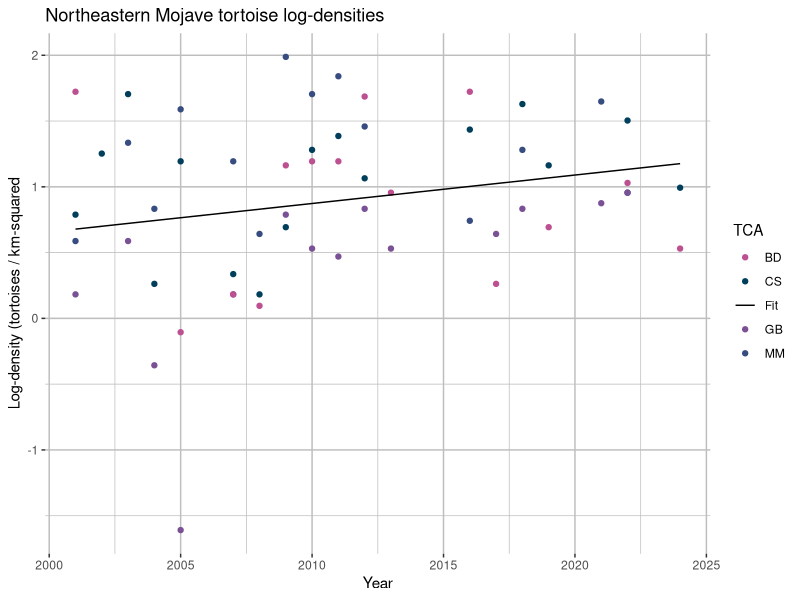
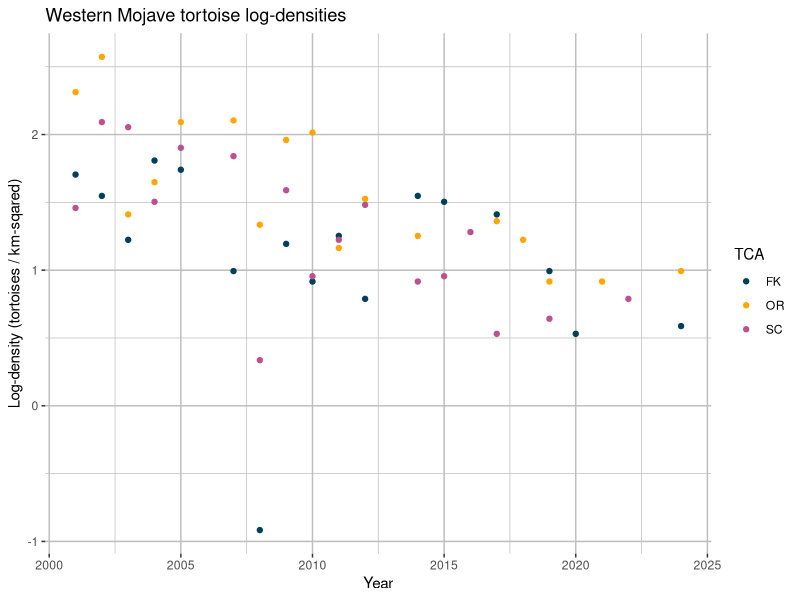
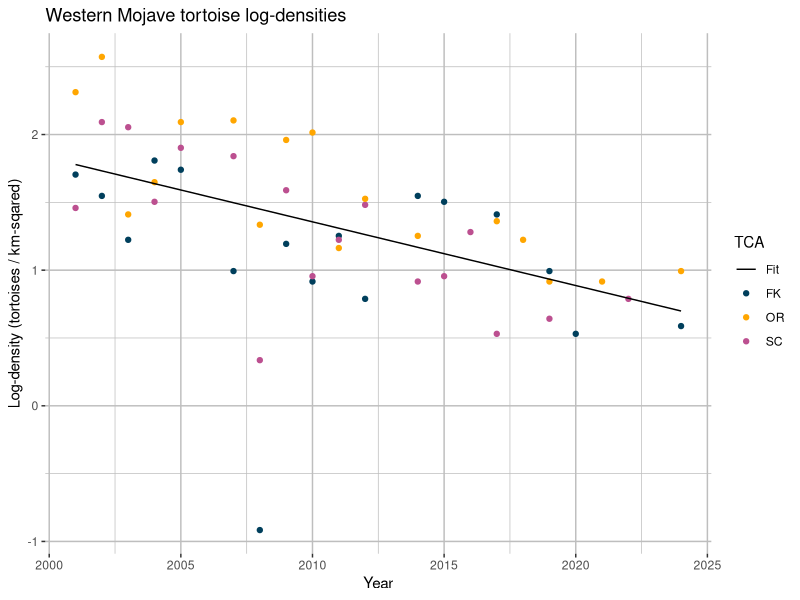
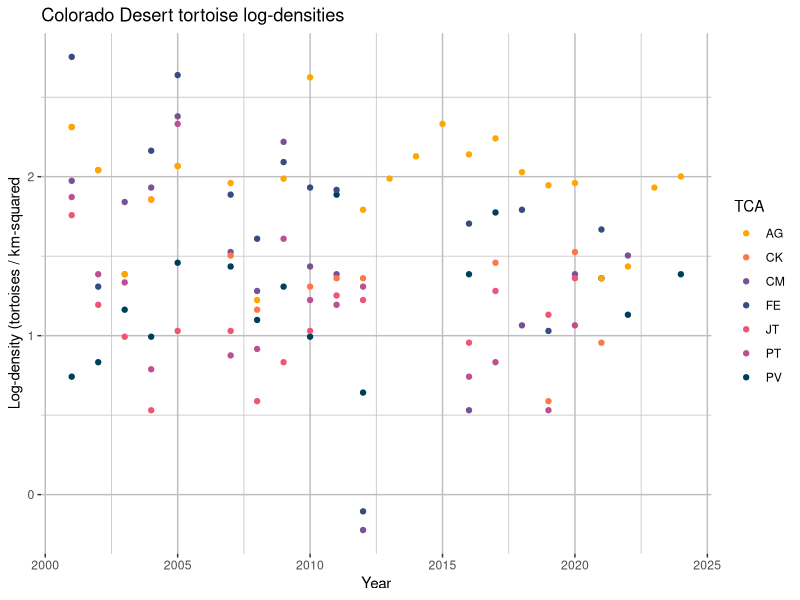
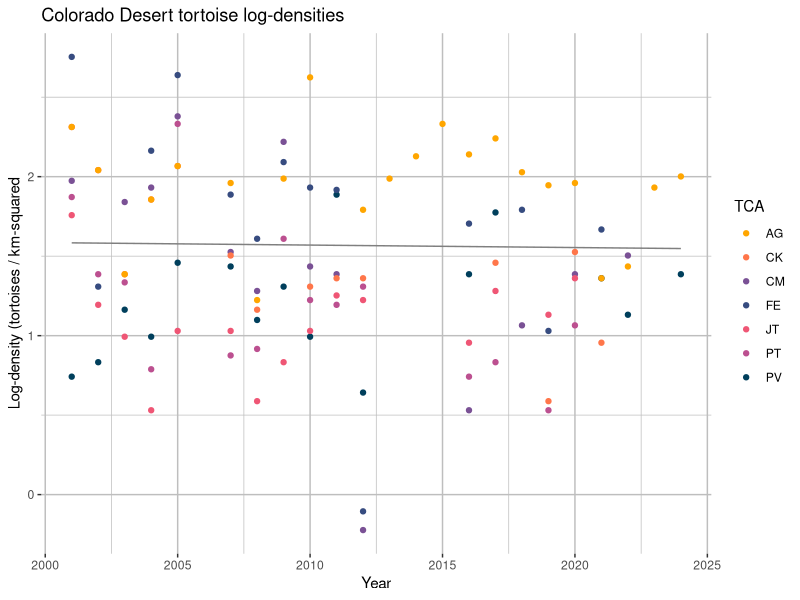
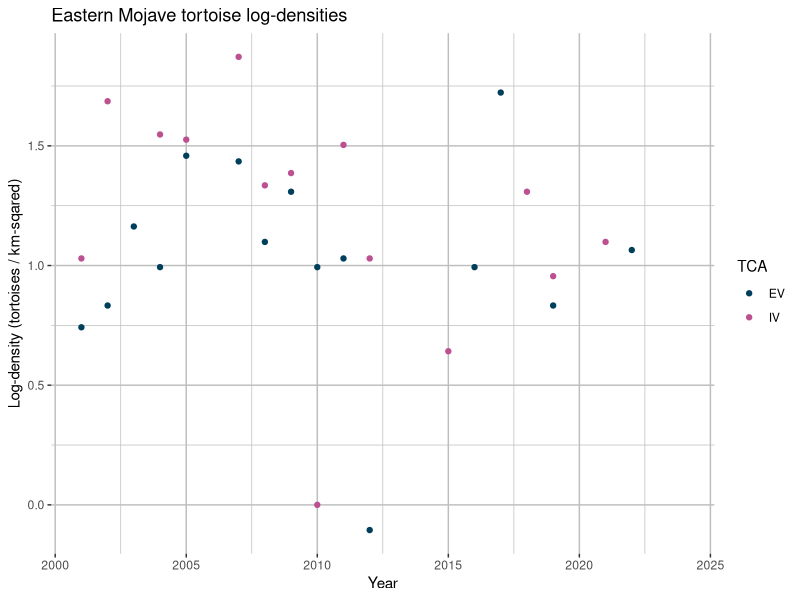
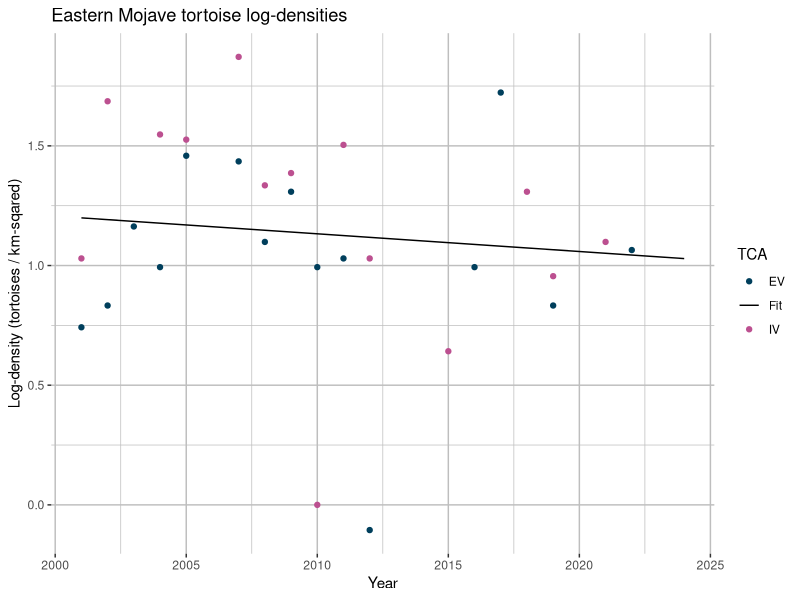
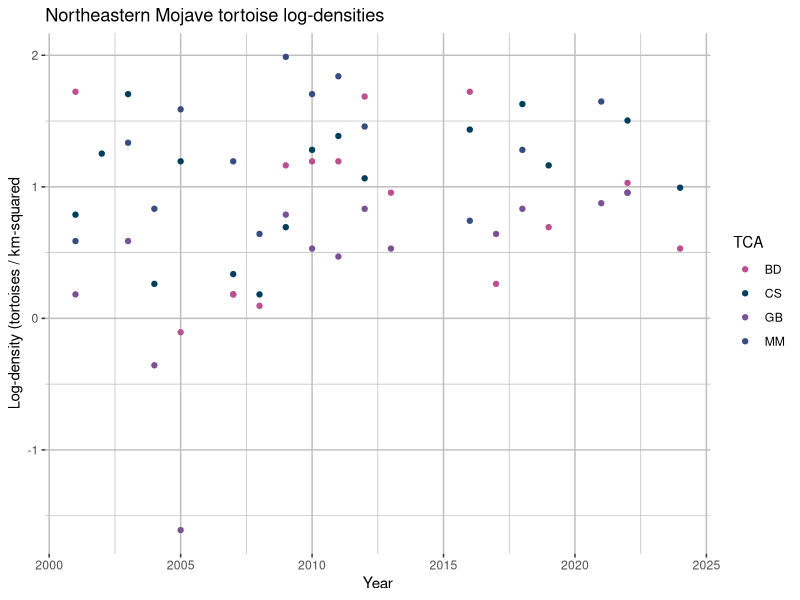

Write R code to recreate these figures, in order.
library(dplyr)
library(ggplot2)

# Import tortoise data
df <- read.csv("./data/tortoise_densities.csv")

# Log-transform densities
df[2:dim(df)[2]] <- lapply(df[2:dim(df)[2]], log)

# Define RUs and TCAs, for my own reference
western_mojave <- c("FK", "SC", "OR")
colorado_desert <- c("PV", "FE", "CM", "PT", "JT", "CK", "AG")
eastern_mojave <- c("EV", "IV")
northeastern_mojave <- c("CS", "MM", "GB", "BD")

# Plot WM log-densities
wm_colors <- c("FK" = "#003f5c", "SC" = "#bc5090", "OR" = "#ffa600")
wm_plot <- ggplot(df, aes(x = year)) +
  geom_point(aes(y = FK, color = "FK")) +
  geom_point(aes(y = SC, color = "SC")) +
  geom_point(aes(y = OR, color = "OR")) +
  scale_color_manual(values = wm_colors, name  = "TCA") +
  theme(panel.background = element_rect(fill = "white"),
        panel.grid.major = element_line(color = "grey"),
        panel.grid.minor = element_line(color = "grey")) +
  xlab("Year") +
  ylab("Log-density (tortoises / km-sqared)") + 
  ggtitle("Western Mojave tortoise log-densities")
ggsave("./plots/tortoiseDensities/western_mojave.png", wm_plot)

# Average WM densities
y_wm <- rowMeans(data.frame(df$FK, df$SC, df$OR), na.rm = TRUE)
fit_wm <- lm(y_wm ~ df$year)

# Isolate fit
b_wm <- fit_wm$coefficients[1]
m_wm <- fit_wm$coefficients[2]
line_wm <- data.frame(year = df$year, y = df$year * m_wm + b_wm)

# Plot fit
wm_fit_colors <- c("FK" = "#003f5c", "SC" = "#bc5090", "OR" = "#ffa600", "Fit" = "black")
wm_fit_plot <- ggplot(df, aes(x = year)) +
  geom_point(aes(y = FK, color = "FK")) +
  geom_point(aes(y = SC, color = "SC")) +
  geom_point(aes(y = OR, color = "OR")) +
  geom_line(aes(y = y, color = "Fit"), data = line_wm) +
  scale_color_manual(values = wm_fit_colors, name  = "TCA") +
  theme(panel.background = element_rect(fill = "white"),
        panel.grid.major = element_line(color = "grey"),
        panel.grid.minor = element_line(color = "grey")) +
  xlab("Year") +
  ylab("Log-density (tortoises / km-sqared)") + 
  ggtitle("Western Mojave tortoise log-densities")
ggsave("./plots/tortoiseDensities/western_mojave_fit.png", wm_fit_plot)

# Plot CD log-densities
cd_colors <- c("PV" = "#003f5c", "FE" = "#374c80", "CM" = "#7a5195", "PT" = "#bc5090", 
              "JT" = "#ef5675", "CK" = "#ff764a", "AG" = "#ffa600")
cd_plot <- ggplot(df, aes(x = year)) +
  geom_point(aes(y = PV, color = "PV")) +
  geom_point(aes(y = FE, color = "FE")) +
  geom_point(aes(y = CM, color = "CM")) +
  geom_point(aes(y = PT, color = "PT")) +
  geom_point(aes(y = JT, color = "JT")) +
  geom_point(aes(y = CK, color = "CK")) +
  geom_point(aes(y = AG, color = "AG")) +
  scale_color_manual(values = cd_colors, name = "TCA") +
  theme(panel.background = element_rect(fill = "white"),
        panel.grid.major = element_line(color = "grey"),
        panel.grid.minor = element_line(color = "grey")) + 
  xlab("Year") +
  ylab("Log-density (tortoises / km-squared") + 
  ggtitle("Colorado Desert tortoise log-densities")
ggsave("./plots/tortoiseDensities/colorado_desert.png", cd_plot)

# Average CD densities
y_cd <- rowMeans(data.frame(df$PV, df$FE, df$CM, df$PT, df$JT, df$CK, df$AG), na.rm = TRUE)
fit_cd <- lm(y_cd ~ df$year)

# Isolate fit
b_cd <- fit_cd$coefficients[1]
m_cd <- fit_cd$coefficients[2]
line_cd <- data.frame(year = df$year, y = m_cd * df$year + b_cd)

# Plot CD log-densities
cd_fit_colors <- c("PV" = "#003f5c", "FE" = "#374c80", "CM" = "#7a5195", "PT" = "#bc5090", 
              "JT" = "#ef5675", "CK" = "#ff764a", "AG" = "#ffa600", "Fit" = "black")
cd_fit_plot <- ggplot(df, aes(x = year)) +
  geom_point(aes(y = PV, color = "PV")) +
  geom_point(aes(y = FE, color = "FE")) +
  geom_point(aes(y = CM, color = "CM")) +
  geom_point(aes(y = PT, color = "PT")) +
  geom_point(aes(y = JT, color = "JT")) +
  geom_point(aes(y = CK, color = "CK")) +
  geom_point(aes(y = AG, color = "AG")) +
  geom_line(aes(y = y, color = "Fit"), data = line_cd) +
  scale_color_manual(values = cd_colors, name = "TCA") +
  theme(panel.background = element_rect(fill = "white"),
        panel.grid.major = element_line(color = "grey"),
        panel.grid.minor = element_line(color = "grey")) + 
  xlab("Year") +
  ylab("Log-density (tortoises / km-squared") + 
  ggtitle("Colorado Desert tortoise log-densities")
ggsave("./plots/tortoiseDensities/colorado_desert_fit.png", cd_fit_plot)

# Plot EM log-densities
em_colors <- c("EV" = "#003f5c", "IV" = "#bc5090")
em_plot <- ggplot(df, aes(x = year)) +
  geom_point(aes(y = EV, color = "EV")) +
  geom_point(aes(y = IV, color = "IV")) +
  scale_color_manual(values = em_colors, name  = "TCA") +
  theme(panel.background = element_rect(fill = "white"),
        panel.grid.major = element_line(color = "grey"),
        panel.grid.minor = element_line(color = "grey")) +
  xlab("Year") +
  ylab("Log-density (tortoises / km-sqared)") + 
  ggtitle("Eastern Mojave tortoise log-densities")
ggsave("./plots/tortoiseDensities/eastern_mojave.png", em_plot)

# Average EM densities
y_em <- rowMeans(data.frame(df$EV, df$IV), na.rm = TRUE)
fit_em <- lm(y_em ~ df$year)

# Isolate fit
b_em <- fit_em$coefficients[1]
m_em <- fit_em$coefficients[2]
line_em <- data.frame(year = df$year, y = df$year * m_em + b_em)

# Plot fit
em_fit_colors <- c("EV" = "#003f5c", "IV" = "#bc5090", "Fit" = "black")
em_fit_plot <- ggplot(df, aes(x = year)) +
  geom_point(aes(y = EV, color = "EV")) +
  geom_point(aes(y = IV, color = "IV")) +
  geom_line(aes(y = y, color = "Fit"), data = line_em) +
  scale_color_manual(values = em_fit_colors, name  = "TCA") +
  theme(panel.background = element_rect(fill = "white"),
        panel.grid.major = element_line(color = "grey"),
        panel.grid.minor = element_line(color = "grey")) +
  xlab("Year") +
  ylab("Log-density (tortoises / km-sqared)") + 
  ggtitle("Eastern Mojave tortoise log-densities")
ggsave("./plots/tortoiseDensities/eastern_mojave_fit.png", em_fit_plot)

# Plot NM log-densities
nm_colors <- c("CS" = "#003f5c", "MM" = "#374c80", "GB" = "#7a5195", "BD" = "#bc5090")
nm_plot <- ggplot(df, aes(x = year)) +
  geom_point(aes(y = CS, color = "CS")) +
  geom_point(aes(y = MM, color = "MM")) +
  geom_point(aes(y = GB, color = "GB")) +
  geom_point(aes(y = BD, color = "BD")) +
  scale_color_manual(values = nm_colors, name = "TCA") +
  theme(panel.background = element_rect(fill = "white"),
        panel.grid.major = element_line(color = "grey"),
        panel.grid.minor = element_line(color = "grey")) + 
  xlab("Year") +
  ylab("Log-density (tortoises / km-squared") + 
  ggtitle("Northeastern Mojave tortoise log-densities")
ggsave("./plots/tortoiseDensities/northeastern_mojave.png", nm_plot)

# Average NM densities
y_nm <- rowMeans(data.frame(df$CS, df$MM, df$GB, df$BD))
fit_nm <- lm(y_nm ~ df$year)

# Isolate fit
b_nm <- fit_nm$coefficients[1]
m_nm <- fit_nm$coefficients[2]
line_nm <- data.frame(year = df$year, y = m_nm * df$year + b_nm)

# Plot NM log-densities
nm_fit_colors <- c("CS" = "#003f5c", "MM" = "#374c80", "GB" = "#7a5195", "BD" = "#bc5090",
                   "Fit" = "black")
nm_fit_plot <- ggplot(df, aes(x = year)) +
  geom_point(aes(y = CS, color = "CS")) +
  geom_point(aes(y = MM, color = "MM")) +
  geom_point(aes(y = GB, color = "GB")) +
  geom_point(aes(y = BD, color = "BD")) +
  geom_line(aes(y = y, color = "Fit"), data = line_nm) +
  scale_color_manual(values = nm_colors, name = "TCA") +
  theme(panel.background = element_rect(fill = "white"),
        panel.grid.major = element_line(color = "grey"),
        panel.grid.minor = element_line(color = "grey")) + 
  xlab("Year") +
  ylab("Log-density (tortoises / km-squared") + 
  ggtitle("Northeastern Mojave tortoise log-densities")
ggsave("./plots/tortoiseDensities/northeastern_mojave_fit.png", nm_fit_plot)

# Clean up
rm(list=setdiff(ls(), "df"))

library(nlme)
years <- df$year - 2000

# Create GLS dataframe for NM
nm_df <- data.frame(
  y = df$GB,
  time = df$year - 2000,
  stratum = 1
) |> rbind(data.frame(
  y = df$MM,
  time = df$year - 2000,
  stratum = 2
)) |> rbind(data.frame(
  y = df$BD,
  time = df$year - 2000,
  stratum = 3
))|> rbind(data.frame(
  y = df$CS,
  time = df$year - 2000,
  stratum = 4
)) |> 
  group_by(time) |>
  arrange(.by_group = TRUE)

# Fit model
nm_gls <- gls(y ~ time + stratum + time * stratum,
              data = nm_df, na.action = na.omit)

# Extract fit
nm_gls_res <- data.frame(
  year = df$year,
  y = nm_gls$coefficients[1] +
      nm_gls$coefficients[2] * years +
      nm_gls$coefficients[3] * (1 + 2 + 3 + 4) / 4 + # Population-averaged stratum effect
      nm_gls$coefficients[4] * (1 + 2 + 3 + 4) / 4 * years
)

nm_fit_colors <- c("CS" = "#003f5c", "MM" = "#374c80", "GB" = "#7a5195", "BD" = "#bc5090", "Fit" = "black")
ggplot(df, aes(x = year)) +
  geom_point(aes(y = CS, color = "CS")) +
  geom_point(aes(y = MM, color = "MM")) +
  geom_point(aes(y = GB, color = "GB")) +
  geom_point(aes(y = BD, color = "BD")) +
  geom_line(aes(y = y, color = "Fit"), data = nm_gls_res) +
  scale_color_manual(values = nm_fit_colors, name = "TCA") +
  theme(panel.background = element_rect(fill = "white"),
        panel.grid.major = element_line(color = "grey"),
        panel.grid.minor = element_line(color = "grey")) + 
  xlab("Year") +
  ylab("Log-density (tortoises / km-squared") + 
  ggtitle("Northeastern Mojave tortoise log-densities")
